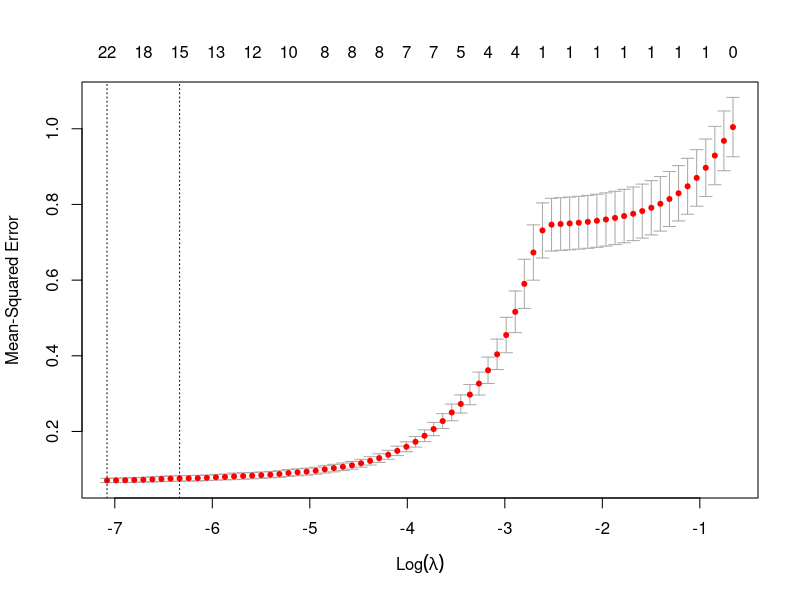

Write the R code that produced this figure.
library(MASS)
library(glmnet)
setwd("/Users/Simon/Documents/TDDE01/tdde01/Simon/lab2_assignment2")
set.seed(12345) 
data = read.csv("tecator.csv")
n=dim(data)[1]
id=sample(1:n, floor(n*0.5)) 
train_data=data[id,] 
test_data=data[-id,]

#1
#plot(data[,"Moisture"],data[,"Protein"])

#2
linear_model = function(){
  x_data = c(1:6)
  y_train_MSE = c()
  y_test_MSE = c() 
  validation_diff=c()
  for (i in 1:6){
    lm = lm(Moisture ~ poly(Protein, i), data=train_data)
    MSE = mean(lm$residuals^2)
    predict = predict(lm,test_data)
    diff = predict-test_data[,"Moisture"]
    model_MSE = mean(diff^2)
    print(i)  
    print(MSE)
    print(model_MSE)
    
    y_train_MSE[i] = MSE
    y_test_MSE[i] = model_MSE
  }
  plot(x_data,y_train_MSE, col = "blue", ylim=range(y_train_MSE,y_test_MSE), type = "o", ylab="MSE", xlab="i")
  points(x_data,y_test_MSE, col = 'red', type = "o")
  #overfitting!
}

#4
variable_selection = function(){
  remove = c("Protein", "Moisture", "Sample")
  new_data =  data[, ! names(data) %in% remove, drop = F]
  #lm = lm(Moisture ~ poly(Protein, 1), data=train_data)
  lm = lm(Fat~.,data=data.frame(new_data))
  step = stepAIC(lm, direction="both")
  return(step)
  #63 variables were selected
}
#5
ridge_regression = function(){
  remove = c("Protein", "Moisture", "Sample")
  new_data =  data[, ! names(data) %in% remove, drop = F]
  covariates=scale(new_data[,1:100])
  response=scale(new_data[,101])
  model0=glmnet(as.matrix(covariates),response, alpha=0,family="gaussian")
  plot(model0, xvar="lambda", label=TRUE)

}
#6
remove = c("Protein", "Moisture", "Sample")
new_data =  data[, ! names(data) %in% remove, drop = F]
covariates=scale(new_data[,1:100])
response=scale(new_data[,101])
model0=glmnet(as.matrix(covariates),response, alpha=1,family="gaussian")
#plot(model0, xvar="lambda", label=TRUE)

#7
model=cv.glmnet(as.matrix(covariates),response, alpha=1,family="gaussian")
model$lambda.min
plot(model)
coef(model, s="lambda.min")  

#8
#63  vs 13 variables, Lasso>linear


